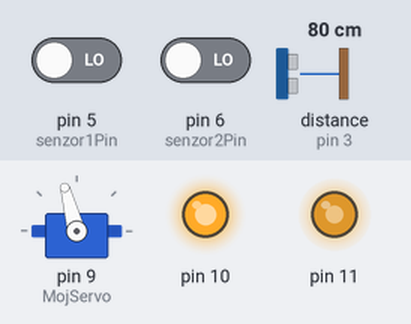
Recording of a sketch running on a simulated Arduino Uno, built with avr-gcc and run on an emulated ATmega328P. Shown: servo, output pins drawn as LEDs (lit = HIGH). The test bench sets the inputs (shaded band); at power-on: pin 5 (senzor1Pin) LOW, pin 6 (senzor2Pin) LOW, distance to the obstacle (sensor on pin 3) 80 cm. The echo pulse lasts 58.3 µs per cm; pins used as bus, display or sensor lines are not drawn.

Above: at 1.2 s.
1.3 s: pin 5 (senzor1Pin) driven HIGH
At 3.1 s:
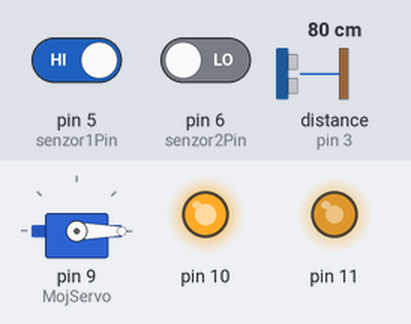
4.3 s: pin 6 (senzor2Pin) driven HIGH
At 5.2 s:
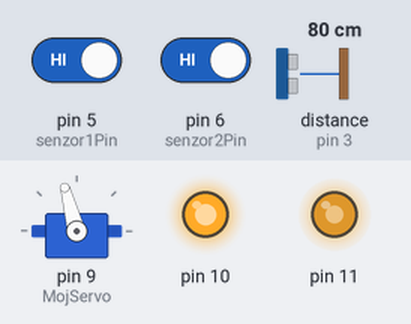
5.8 s: pin 5 (senzor1Pin) driven LOW
8.8 s: pin 6 (senzor2Pin) driven LOW
At 8.8 s:
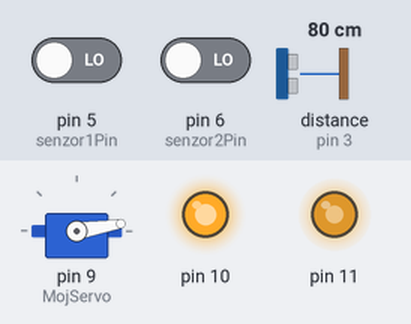
Timing chart, 0 to 11.3 s (numbered marks = the images above; inputs shaded):
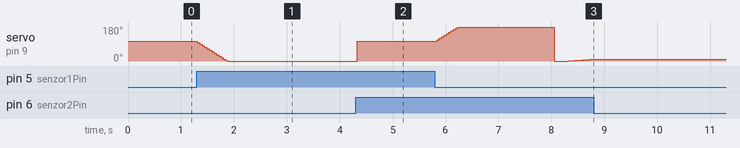

Measured:
- after the input at 1.3 s, servo on pin 9 (MojServo): moves from 105° to 0° over 0.59 s, starting at once
- after the input at 4.3 s, servo on pin 9 (MojServo): 0° → 105° at once
- after the input at 8.8 s, servo on pin 9 (MojServo): stays 9° (without the input it goes to 10° after 0.06 s)

The sketch:

Arduinomobil.ino
```cpp
#include <Servo.h>

Servo MojServo;
#define trigPin 2
#define echoPin 3

// Define variables:
long duration;
int distance;
int stanje = HIGH;
int brzina = 180;
int kut=105;

const int senzor1Pin = 5;
const int senzor2Pin = 6;

void setup() {
  // Define inputs and outputs:
  pinMode(trigPin, OUTPUT);
  pinMode(echoPin, INPUT);

  pinMode(senzor1Pin, INPUT);
  pinMode(senzor2Pin, INPUT);

  pinMode(10, OUTPUT);
  pinMode(11, OUTPUT);
  digitalWrite(10, stanje);
  analogWrite(11, brzina);

  MojServo.attach(9);
  //Begin Serial communication at a baudrate of 9600:
  Serial.begin(9600);
}

void loop() {

  int ocitanje1 = digitalRead(senzor1Pin);
 /* Serial.print("Vrijednost na senzoru1: ");
  Serial.print(ocitanje1);*/

  int ocitanje2 = digitalRead(senzor2Pin);
 /* Serial.print("Vrijednost na senzoru2: ");
  Serial.print(ocitanje2);*/

  if(ocitanje1==HIGH && ocitanje2==LOW){
    kut=kut-8;
  }

  if(ocitanje2==HIGH && ocitanje1==LOW){
    kut=kut+8;
  }

  if(ocitanje1==HIGH && ocitanje2==HIGH) {

    kut=105;
    MojServo.write(kut);

    // Clear the trigPin by setting it LOW:
    digitalWrite(trigPin, LOW);
    delayMicroseconds(5);

    // Trigger the sensor by setting the trigPin high for 10 microseconds:
    digitalWrite(trigPin, HIGH);
    delayMicroseconds(10);
    digitalWrite(trigPin, LOW);

    // Read the echoPin, pulseIn() returns the duration (length of the pulse) in microseconds:
    duration = pulseIn(echoPin, HIGH);
    // Calculate the distance:
    distance= duration*0.034/2;

    // Print the distance on the Serial Monitor (Ctrl+Shift+M):
   /* Serial.print("Distance = ");
    Serial.print(distance);
    Serial.println(" cm");*/

    if(distance<=20) {
      if(stanje==HIGH){
        stanje=LOW;
        brzina=150;
        kut=kut-20;

        digitalWrite(10, stanje);
        analogWrite(11, brzina);
        MojServo.write(kut);

        delay(1000);

        stanje=HIGH;
        brzina=180;
        kut=kut+20;

        delay(20);
      }
    }
  }
  MojServo.write(kut);
  digitalWrite(10, stanje);
  analogWrite(11, brzina);
  delay(45);
}
```
